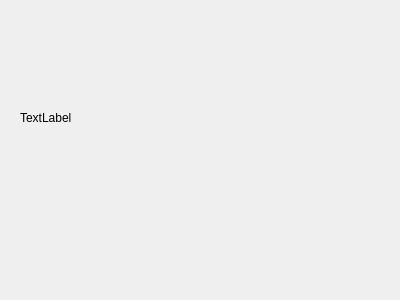
<?xml version="1.0" encoding="UTF-8"?>
<ui version="4.0">
 <class>Widget</class>
 <widget class="QWidget" name="Widget">
  <property name="geometry">
   <rect>
    <x>0</x>
    <y>0</y>
    <width>400</width>
    <height>300</height>
   </rect>
  </property>
  <property name="windowTitle">
   <string>Widget</string>
  </property>
  <widget class="QLabel" name="label">
   <property name="geometry">
    <rect>
     <x>20</x>
     <y>110</y>
     <width>351</width>
     <height>16</height>
    </rect>
   </property>
   <property name="text">
    <string>TextLabel</string>
   </property>
  </widget>
 </widget>
 <layoutdefault spacing="6" margin="11"/>
 <resources/>
 <connections/>
</ui>
